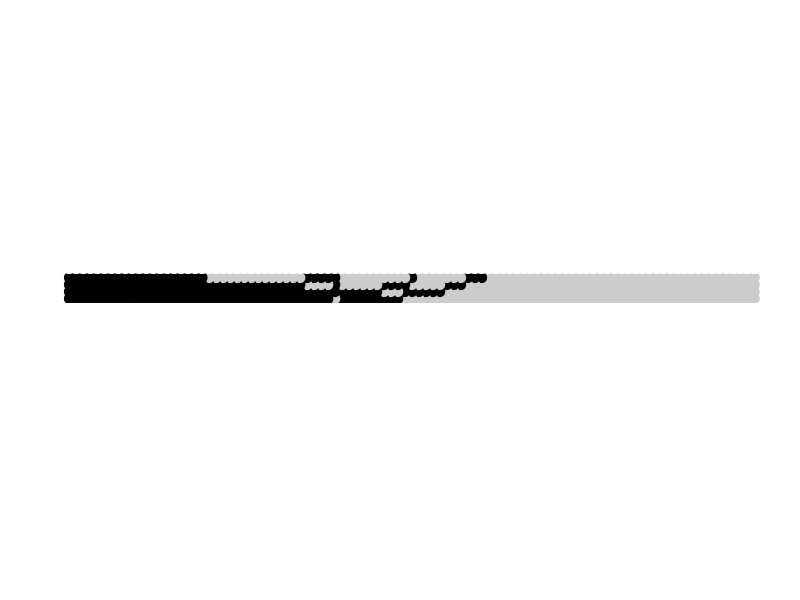

This figure's R source:
## ---- chunk 1
library(magrittr)
library(tidyverse)
library(vroom)

knitr::opts_chunk$set(echo = TRUE)
## ---- chunk 2
vroom('beads_on_a_string_methclone_example.tsv') -> data
## ---- chunk 3
# make the data skinny
data %>%
  select(sample_id:end, loci, `s0:0000`:`s0:1111`) %>%
  pivot_longer(`s0:0000`:`s0:1111`, names_to = 'epiallele', values_to = 'perc_meth') %>%
  mutate(epiallele = str_remove(epiallele, 's0:'),
         perc_meth = round(perc_meth)) -> percentages

### replicate rows based on percent methylation
epi_heatmap <- NULL
for (row in 1:nrow(percentages)) {
    epi_cont = percentages$perc_meth[row]
    if(epi_cont == 0){next}
    for (i in 1:epi_cont) {
      epi_heatmap = rbind(epi_heatmap, percentages[row,])
  }
}

# split the epialleles up for plotting
epi_heatmap %>%
  mutate(allele_sum = str_count(epiallele, '1'),
         CpG1 = substring(epiallele, 1, 1),
         CpG2 = substring(epiallele, 2, 2),
         CpG3 = substring(epiallele, 3, 3),
         CpG4 = substring(epiallele, 4, 4)) %>%
  arrange(allele_sum, CpG1) %>%
  mutate(read = n():1) %>%
  pivot_longer(CpG1:CpG4, names_to = 'CpG', values_to = 'is_read') -> plot_ready
## ---- chunk 4
ggplot(plot_ready, aes(x = read, y = CpG)) +
  geom_tile(fill = 'white') +
  geom_point(aes(color = is_read), size = 3) +
  scale_color_manual(values = c('gray80', 'black')) +
  labs(x = '', y = '') +
  coord_fixed() +
  theme_classic() +
  theme(legend.position = 'none',
        axis.ticks = element_blank(),
        axis.line = element_blank(),
        axis.text = element_blank())
